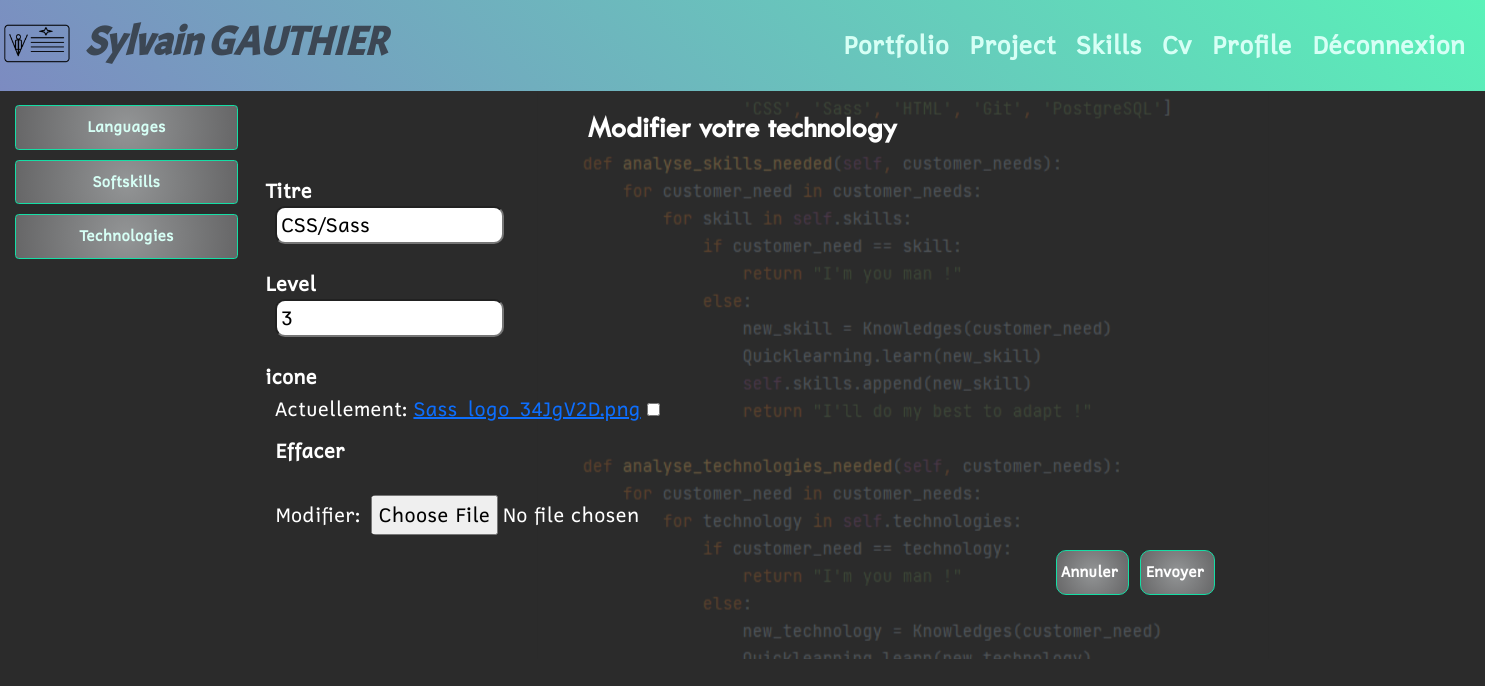
/skill/technology/14/edit/ (signed in), run on the app's committed database.
### users/models/customuser.py (models this page shows, shortened)
class CustomUser(AbstractUser):
    first_name = models.CharField(
        max_length=25,
        verbose_name='First name',
        blank=True
    )
    last_name = models.CharField(
        max_length=25,
        verbose_name='Last name'
    )
    email = models.EmailField(
        max_length=100,
        verbose_name='Email',
        unique=True
    )
    phone_number_regex = RegexValidator(
        regex='(0|\\+33|0033)[1-9][0-9]{8}'
    )
    phone = models.CharField(
        max_length=20,
        verbose_name='Phone',
        blank=True,
        validators=[phone_number_regex]
    )
    mobile = models.CharField(
        max_length=20,
        verbose_name='Mobile',
        blank=True,
        validators=[phone_number_regex]
    )
    birth_date = models.DateField(
        blank=True,
        null=True
    )
    number = models.PositiveIntegerField(
        validators=[MaxValueValidator(9999)],
        blank=True,
        null=True,
        verbose_name='Street number'
    )
    street = models.CharField(
        max_length=100,
        blank=True,
        null=True,
        verbose_name='Street name'
    )
    city = models.CharField(
        max_length=64,
        blank=True,
        null=True,
        verbose_name='City'
    )
    state = models.CharField(
        max_length=2,
        validators=[MinLengthValidator(2)],
        blank=True,
        null=True,
        verbose_name='State'
    )
    zip_code = models.PositiveIntegerField(
        validators=[MaxValueValidator(99999)],
        blank=True,
        null=True,
        verbose_name='Zip code'
    )
    country = CountryField(
        blank_label="(select country)",
        blank=True,
        null=True,
        verbose_name='Country'
    )
    linkedin_url = models.URLField(
        max_length=200,
        blank=True,
        null=True
    )
    git_url = models.URLField(
        max_length=200,
        blank=True,
        null=True
    )
    profile_photo = models.ImageField(
        verbose_name='photo de profile',
        default='default_profile.png'
    )
    guest_access_code = models.CharField(
        max_length=20,
        blank=True,
        null=True,
        verbose_name='Guest Access Code'
    )
    guest_access_code_set_at = models.DateTimeField(
        blank=True,
        null=True,
        verbose_name='Guest Access Code Set At'
    )
    IMAGE_MAX_SIZE = (215, 215)

### skill/models/technology.py (models this page shows, shortened)
class Technology(models.Model):
    title = models.CharField(
        verbose_name='technology',
        max_length=40,
        blank=False,
        null=False
    )
    level = models.PositiveIntegerField(validators=[MinValueValidator(0),
                                                    MaxValueValidator(5)],
                                        default=0,
                                        verbose_name='Level')
    user = models.ForeignKey(settings.AUTH_USER_MODEL,
                             null=True,
                             on_delete=models.CASCADE)
    image = models.ImageField(null=True,
                              blank=True,
                              verbose_name='Image')
    class Meta:
        verbose_name_plural = 'Technologies'
    IMAGE_MAX_SIZE = (215, 310)

### skill/views/technology_views.py (the view, shortened to what this page needs)
# urls.py: path('technology/<int:technology_id>/edit/', skill.views.technology_views.edit_technology,
@login_required
def edit_technology(request, technology_id):
    technology = get_object_or_404(Technology,
                                   id=technology_id)
    edit_form = technologyform.TechnologyForm(instance=technology)
    context = {
        'technology': technology,
        'edit_form': edit_form,
    }
    return render(request,
                  'skill/edit_technology.html',
                  context=context)

### skill/forms/technologyform.py
class TechnologyForm(forms.ModelForm):
    def __init__(self, *args, **kwargs):
        super().__init__(*args, **kwargs)
        self.label_suffix = ""  # Remove : as label suffix
    edit_technology = forms.BooleanField(widget=forms.HiddenInput,
                                         initial=True)
    class Meta:
        model = Technology
        fields = [
            'title',
            'level',
            'image'
        ]

### skill/templates/skill/edit_technology.html (shortened to what this page needs)
{% extends 'index.html' %}
{% block sidebar %}
    {% include 'skill/partials/skills_menu_snippet.html' %}
{% endblock sidebar %}
{% block content %}
    {% if technology.user == request.user %}
        <h2 class="text-center mb-4">Modifier votre technology</h2>
        <div class="d-block p-2">
            <form class="form__field" method="post" enctype="multipart/form-data">
                <label class="ms-3" for="{{ edit_form.title.id }}">Titre</label>
                <div class="ms-4 mb-3 p-2">
                    {{ edit_form.title}}
                </div>
                <label class="ms-3" for="{{ edit_form.level.id }}">Level</label>
                <div class="ms-4 mb-3 p-2">
                    {{ edit_form.level}}
                </div>
                <label class="ms-3" for="{{ edit_form.image.id }}">icone</label>
                <div class="ms-4 mb-3 p-2">
                    {{ edit_form.image}}
                </div>
                {% include 'skill/partials/validation_buttons_snippet.html' with word='Envoyer' %}
            </form>
        </div>
    {% else %}
        {% include 'skill/access_denied.html' %}
    {% endif %}
{% endblock content %}

### templates/index.html (shortened to what this page needs)
<!DOCTYPE html>
{% load static %}
<html lang="fr">
<head>
    <link rel="stylesheet" href="{% static 'css/bootstrap.css' %}">
    <link rel="stylesheet" href="{% static 'css/style.css' %}">
    <link rel="stylesheet" type="text/css" href="{% static 'css/cv_printing.css' %}" media="print">
</head>
<body>
    {% if not access_code %}
    <header class="fixed-content">
        <nav class="navbar navbar-expand-sm">
            <a class="navbar-brand" href="{% url 'index' %}">
                <img src="{% static 'img/VcardOnline_logo.png' %}">
            </a>
        {% if user.is_authenticated %}
                <h1 class="header__logo">
                    {{ user.first_name }} {{ user.last_name }}
                </h1>
        {% else %}
                <h1 class="header__logo">
                    VP Card Online
                </h1>
        {% endif %}
            <div class="collapse navbar-collapse" id="navbarSupportedContent">
                <ul class="navbar-nav ms-auto mx-4">
                {% if user.is_authenticated %}
                    <li class="nav-item nav__link"> <a class="nav-link" href="{% url 'portfolio:portfolio_home' %}">Portfolio</a> </li>
                    <li class="nav-item nav__link"> <a class="nav-link" href="{% url 'project:project_home' %}">Project</a> </li>
                    <li class="nav-item nav__link"> <a class="nav-link" href="{% url 'skill:skill_home' %}">Skills</a> </li>
                    <li class="nav-item nav__link"> <a class="nav-link" href="{% url 'cv:cv_home' %}">Cv</a> </li>
                    <li class="nav-item nav__link"> <a class="nav-link" href="{% url 'users:profile_home' %}">Profile</a> </li>
                    <li class="nav-item nav__link"> <a class="nav-link" href="{% url 'users:logout' %}">Déconnexion</a> </li>
                {% else %}
                    <li class="nav-item nav__link"> <a class="nav-link" href="{% url 'access_code' %}">enter ID</a> </li>
                    <li class="nav-item nav__link"> <a class="nav-link" href="{% url 'users:login' %}">login</a> </li>
                    <li class="nav-item nav__link"> <a class="nav-link" href="{% url 'users:signup' %}">signup</a> </li>
                {% endif %}
                </ul>
            </div>
        </nav>
    </header>
    {% endif %}
    <div class="background-image kenburns-bottom-left"></div>
    <div class="mainscreen row">
        {% if user.is_authenticated or access_code %}
            {% if user.is_authenticated %}
            <div class="sidebar col-sm-2">
            {% else %}
            <div class="sidebar_portfolio sidebar_portfolio-shiny-border col-sm-4">
            {% endif %}
                {% block sidebar %}{% endblock sidebar %}
            </div>
            <div class="display col-sm-8">
        {% else %}
            <div class="display col-12">
        {% endif %}
        {% block content %}{% endblock content %}
        </div>
    </div>
</body>
</html>

### static/css/style.css (style rules this page uses)
.kenburns-bottom-left { -webkit-animation: kenburns-bottom-left 5s ease-out both; animation: kenburns-bottom-left 5s ease-out both; }
*, *::after, *::before { margin: 0; padding: 0; box-sizing: inherit; }
html { font-size: 62.5%; max-width: 100%; overflow-x: hidden; }
body { max-width: 100%; overflow-x: hidden; box-sizing: border-box; background: #2b2b2b; }
h1 { font-family: "acmeregular", sans-serif; font-weight: 900; font-size: 5rem; font-style: italic; }
h2 { font-family: "fontscorecomttwcenmt", sans-serif; font-weight: 900; font-size: 3rem; margin-bottom: 2rem; }
.fixed-content { top: 0; position: fixed; }
.background-image { position: absolute; background-image: url("../img/background_sga.png"); background-size: auto auto; background-position: center; background-repeat: no-repeat; width: 100%; height: 80%; opacity: 0.3; z-index: -1; }
body { font-family: "cadmanregular", sans-serif; color: black; font-size: 2rem; font-weight: 300; line-height: 1.7; }
header { width: 100%; height: auto; z-index: 3; }
header img { width: 75px; height: 75px; }
.header__logo { font-size: 4rem; color: #3c4754; }
.navbar { background: rgb(124, 139, 193); background: linear-gradient(45deg, rgb(124, 139, 193) 0%, rgb(89, 242, 184) 100%); }
.nav-item { display: inline; font-size: 2.5rem; margin-left: 1rem; }
.nav-item a { text-decoration: none; color: #D6FFF5; font-weight: 900; }
.form__field label { color: colour-btn-background-hover; display: block; font-size: 2rem; font-weight: bold; line-height: 2rem; padding-top: 1.5rem; }
.form__field input, .form__field select { border-radius: 10px; padding-left: 4px; }
.mainscreen { color: #fff; margin-top: 110px; }
.display { margin: auto; }
.sidebar { background: #2b2b2b; justify-content: center; top: 10rem; position: fixed; z-index: 2; }

### static/css/cv_printing.css (style rules this page uses)
@media all { header, header__logo, header img, nav, button, .quote, footer { display: none; } }
@media all { html { font-size: 40%; } }
@media all { body { box-sizing: border-box; background: none; } }
@media all { h1 { font-family: "acmeregular", sans-serif; font-weight: 900; font-size: 16pt; font-style: italic; } }
@media all { h2 { font-family: "fontscorecomttwcenmt", sans-serif; font-weight: 900; font-size: 14pt; margin-bottom: 5pt; } }

### data on the page
CustomUser: first_name "Sylvain", last_name "GAUTHIER"
Technology: title "CSS/Sass", level "3"
